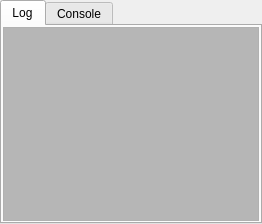
  <widget class="QDockWidget" name="dockWidget_6">
   <property name="features">
    <set>QDockWidget::NoDockWidgetFeatures</set>
   </property>
   <property name="windowTitle">
    <string>Info</string>
   </property>
   <attribute name="dockWidgetArea">
    <number>8</number>
   </attribute>
   <widget class="QWidget" name="dockWidgetContents_6">
    <layout class="QVBoxLayout" name="verticalLayout_5">
     <property name="spacing">
      <number>0</number>
     </property>
     <property name="leftMargin">
      <number>0</number>
     </property>
     <property name="topMargin">
      <number>0</number>
     </property>
     <property name="rightMargin">
      <number>0</number>
     </property>
     <property name="bottomMargin">
      <number>0</number>
     </property>
     <item>
      <widget class="QTabWidget" name="tabWidget_3">
       <property name="currentIndex">
        <number>0</number>
       </property>
       <widget class="QWidget" name="tab_3">
        <attribute name="title">
         <string>Log</string>
        </attribute>
        <layout class="QVBoxLayout" name="verticalLayout_24">
         <property name="spacing">
          <number>1</number>
         </property>
         <property name="leftMargin">
          <number>1</number>
         </property>
         <property name="topMargin">
          <number>1</number>
         </property>
         <property name="rightMargin">
          <number>1</number>
         </property>
         <property name="bottomMargin">
          <number>1</number>
         </property>
         <item>
          <widget class="QTextEdit" name="logWindow">
           <property name="minimumSize">
            <size>
             <width>0</width>
             <height>90</height>
            </size>
           </property>
           <property name="maximumSize">
            <size>
             <width>16777215</width>
             <height>16777215</height>
            </size>
           </property>
           <property name="palette">
            <palette>
             <active>
              <colorrole role="WindowText">
               <brush brushstyle="SolidPattern">
                <color alpha="255">
                 <red>0</red>
                 <green>0</green>
                 <blue>0</blue>
                </color>
               </brush>
              </colorrole>
              <colorrole role="Button">
               <brush brushstyle="SolidPattern">
                <color alpha="255">
                 <red>230</red>
                 <green>230</green>
                 <blue>230</blue>
                </color>
               </brush>
              </colorrole>
              <colorrole role="Light">
               <brush brushstyle="SolidPattern">
                <color alpha="255">
                 <red>223</red>
                 <green>223</green>
                 <blue>223</blue>
                </color>
               </brush>
              </colorrole>
              <colorrole role="Midlight">
               <brush brushstyle="SolidPattern">
                <color alpha="255">
                 <red>242</red>
                 <green>242</green>
                 <blue>242</blue>
                </color>
               </brush>
              </colorrole>
              <colorrole role="Dark">
               <brush brushstyle="SolidPattern">
                <color alpha="255">
                 <red>115</red>
                 <green>115</green>
                 <blue>115</blue>
                </color>
               </brush>
              </colorrole>
              <colorrole role="Mid">
               <brush brushstyle="SolidPattern">
                <color alpha="255">
                 <red>168</red>
                 <green>168</green>
                 <blue>168</blue>
                </color>
               </brush>
              </colorrole>
              <colorrole role="Text">
               <brush brushstyle="SolidPattern">
                <color alpha="255">
                 <red>0</red>
                 <green>0</green>
                 <blue>0</blue>
                </color>
               </brush>
              </colorrole>
              <colorrole role="BrightText">
               <brush brushstyle="SolidPattern">
                <color alpha="255">
                 <red>220</red>
                 <green>220</green>
                 <blue>220</blue>
                </color>
               </brush>
              </colorrole>
              <colorrole role="ButtonText">
               <brush brushstyle="SolidPattern">
                <color alpha="255">
                 <red>0</red>
                 <green>0</green>
                 <blue>0</blue>
                </color>
               </brush>
              </colorrole>
              <colorrole role="Base">
               <brush brushstyle="SolidPattern">
                <color alpha="255">
                 <red>182</red>
                 <green>182</green>
                 <blue>182</blue>
                </color>
               </brush>
              </colorrole>
              <colorrole role="Window">
               <brush brushstyle="SolidPattern">
                <color alpha="255">
                 <red>230</red>
                 <green>230</green>
                 <blue>230</blue>
                </color>
               </brush>
              </colorrole>
              <colorrole role="Shadow">
               <brush brushstyle="SolidPattern">
                <color alpha="255">
                 <red>0</red>
                 <green>0</green>
                 <blue>0</blue>
                </color>
               </brush>
              </colorrole>
              <colorrole role="HighlightedText">
               <brush brushstyle="SolidPattern">
                <color alpha="255">
                 <red>213</red>
                 <green>213</green>
                 <blue>213</blue>
                </color>
               </brush>
              </colorrole>
              <colorrole role="AlternateBase">
               <brush brushstyle="SolidPattern">
                <color alpha="255">
                 <red>242</red>
                 <green>242</green>
                 <blue>242</blue>
                </color>
               </brush>
              </colorrole>
              <colorrole role="NoRole">
               <brush brushstyle="SolidPattern">
                <color alpha="255">
                 <red>238</red>
                 <green>238</green>
                 <blue>238</blue>
                </color>
               </brush>
              </colorrole>
              <colorrole role="ToolTipBase">
               <brush brushstyle="SolidPattern">
                <color alpha="255">
                 <red>255</red>
                 <green>255</green>
                 <blue>220</blue>
                </color>
               </brush>
              </colorrole>
              <colorrole role="ToolTipText">
               <brush brushstyle="SolidPattern">
                <color alpha="255">
                 <red>0</red>
                 <green>0</green>
                 <blue>0</blue>
                </color>
               </brush>
              </colorrole>
             </active>
             <inactive>
              <colorrole role="WindowText">
               <brush brushstyle="SolidPattern">
                <color alpha="255">
                 <red>0</red>
                 <green>0</green>
                 <blue>0</blue>
                </color>
               </brush>
              </colorrole>
              <colorrole role="Button">
               <brush brushstyle="SolidPattern">
                <color alpha="255">
                 <red>230</red>
                 <green>230</green>
                 <blue>230</blue>
                </color>
               </brush>
              </colorrole>
              <colorrole role="Light">
               <brush brushstyle="SolidPattern">
                <color alpha="255">
                 <red>223</red>
                 <green>223</green>
                 <blue>223</blue>
                </color>
               </brush>
              </colorrole>
              <colorrole role="Midlight">
               <brush brushstyle="SolidPattern">
                <color alpha="255">
                 <red>242</red>
                 <green>242</green>
                 <blue>242</blue>
                </color>
               </brush>
              </colorrole>
              <colorrole role="Dark">
               <brush brushstyle="SolidPattern">
                <color alpha="255">
                 <red>115</red>
                 <green>115</green>
                 <blue>115</blue>
                </color>
               </brush>
              </colorrole>
              <colorrole role="Mid">
               <brush brushstyle="SolidPattern">
                <color alpha="255">
                 <red>168</red>
                 <green>168</green>
                 <blue>168</blue>
                </color>
               </brush>
              </colorrole>
              <colorrole role="Text">
               <brush brushstyle="SolidPattern">
                <color alpha="255">
                 <red>0</red>
                 <green>0</green>
                 <blue>0</blue>
                </color>
               </brush>
              </colorrole>
              <colorrole role="BrightText">
               <brush brushstyle="SolidPattern">
                <color alpha="255">
                 <red>220</red>
                 <green>220</green>
                 <blue>220</blue>
                </color>
               </brush>
              </colorrole>
              <colorrole role="ButtonText">
               <brush brushstyle="SolidPattern">
                <color alpha="255">
                 <red>0</red>
                 <green>0</green>
                 <blue>0</blue>
                </color>
               </brush>
              </colorrole>
              <colorrole role="Base">
               <brush brushstyle="SolidPattern">
                <color alpha="255">
                 <red>182</red>
                 <green>182</green>
                 <blue>182</blue>
                </color>
               </brush>
              </colorrole>
              <colorrole role="Window">
               <brush brushstyle="SolidPattern">
                <color alpha="255">
                 <red>230</red>
                 <green>230</green>
                 <blue>230</blue>
                </color>
               </brush>
              </colorrole>
              <colorrole role="Shadow">
               <brush brushstyle="SolidPattern">
                <color alpha="255">
                 <red>0</red>
                 <green>0</green>
                 <blue>0</blue>
                </color>
               </brush>
              </colorrole>
              <colorrole role="HighlightedText">
               <brush brushstyle="SolidPattern">
                <color alpha="255">
                 <red>213</red>
                 <green>213</green>
                 <blue>213</blue>
                </color>
               </brush>
              </colorrole>
              <colorrole role="AlternateBase">
               <brush brushstyle="SolidPattern">
                <color alpha="255">
                 <red>242</red>
                 <green>242</green>
                 <blue>242</blue>
                </color>
               </brush>
              </colorrole>
              <colorrole role="NoRole">
               <brush brushstyle="SolidPattern">
                <color alpha="255">
                 <red>238</red>
                 <green>238</green>
                 <blue>238</blue>
                </color>
               </brush>
              </colorrole>
              <colorrole role="ToolTipBase">
               <brush brushstyle="SolidPattern">
                <color alpha="255">
                 <red>255</red>
                 <green>255</green>
                 <blue>220</blue>
                </color>
               </brush>
              </colorrole>
              <colorrole role="ToolTipText">
               <brush brushstyle="SolidPattern">
                <color alpha="255">
                 <red>0</red>
                 <green>0</green>
                 <blue>0</blue>
                </color>
               </brush>
              </colorrole>
             </inactive>
             <disabled>
              <colorrole role="WindowText">
               <brush brushstyle="SolidPattern">
                <color alpha="255">
                 <red>115</red>
                 <green>115</green>
                 <blue>115</blue>
                </color>
               </brush>
              </colorrole>
              <colorrole role="Button">
               <brush brushstyle="SolidPattern">
                <color alpha="255">
                 <red>230</red>
                 <green>230</green>
                 <blue>230</blue>
                </color>
               </brush>
              </colorrole>
              <colorrole role="Light">
               <brush brushstyle="SolidPattern">
                <color alpha="255">
                 <red>223</red>
                 <green>223</green>
                 <blue>223</blue>
                </color>
               </brush>
              </colorrole>
              <colorrole role="Midlight">
               <brush brushstyle="SolidPattern">
                <color alpha="255">
                 <red>242</red>
                 <green>242</green>
                 <blue>242</blue>
                </color>
               </brush>
              </colorrole>
              <colorrole role="Dark">
               <brush brushstyle="SolidPattern">
                <color alpha="255">
                 <red>115</red>
                 <green>115</green>
                 <blue>115</blue>
                </color>
               </brush>
              </colorrole>
              <colorrole role="Mid">
               <brush brushstyle="SolidPattern">
                <color alpha="255">
                 <red>168</red>
                 <green>168</green>
                 <blue>168</blue>
                </color>
               </brush>
              </colorrole>
              <colorrole role="Text">
               <brush brushstyle="SolidPattern">
                <color alpha="255">
                 <red>115</red>
                 <green>115</green>
                 <blue>115</blue>
                </color>
               </brush>
              </colorrole>
              <colorrole role="BrightText">
               <brush brushstyle="SolidPattern">
                <color alpha="255">
                 <red>220</red>
                 <green>220</green>
                 <blue>220</blue>
                </color>
               </brush>
              </colorrole>
              <colorrole role="ButtonText">
               <brush brushstyle="SolidPattern">
                <color alpha="255">
                 <red>115</red>
                 <green>115</green>
                 <blue>115</blue>
                </color>
               </brush>
              </colorrole>
              <colorrole role="Base">
               <brush brushstyle="SolidPattern">
                <color alpha="255">
                 <red>230</red>
                 <green>230</green>
                 <blue>230</blue>
                </color>
               </brush>
              </colorrole>
              <colorrole role="Window">
               <brush brushstyle="SolidPattern">
                <color alpha="255">
                 <red>230</red>
                 <green>230</green>
                 <blue>230</blue>
                </color>
               </brush>
              </colorrole>
              <colorrole role="Shadow">
               <brush brushstyle="SolidPattern">
                <color alpha="255">
                 <red>0</red>
                 <green>0</green>
                 <blue>0</blue>
                </color>
               </brush>
              </colorrole>
              <colorrole role="HighlightedText">
               <brush brushstyle="SolidPattern">
                <color alpha="255">
                 <red>213</red>
                 <green>213</green>
                 <blue>213</blue>
                </color>
               </brush>
              </colorrole>
              <colorrole role="AlternateBase">
               <brush brushstyle="SolidPattern">
                <color alpha="255">
                 <red>230</red>
                 <green>230</green>
                 <blue>230</blue>
                </color>
               </brush>
              </colorrole>
              <colorrole role="NoRole">
               <brush brushstyle="SolidPattern">
                <color alpha="255">
                 <red>238</red>
                 <green>238</green>
                 <blue>238</blue>
                </color>
               </brush>
              </colorrole>
              <colorrole role="ToolTipBase">
               <brush brushstyle="SolidPattern">
                <color alpha="255">
                 <red>255</red>
                 <green>255</green>
                 <blue>220</blue>
                </color>
               </brush>
              </colorrole>
              <colorrole role="ToolTipText">
               <brush brushstyle="SolidPattern">
                <color alpha="255">
                 <red>0</red>
                 <green>0</green>
                 <blue>0</blue>
                </color>
               </brush>
              </colorrole>
             </disabled>
            </palette>
           </property>
           <property name="autoFillBackground">
            <bool>true</bool>
           </property>
           <property name="readOnly">
            <bool>true</bool>
           </property>
          </widget>
         </item>
        </layout>
       </widget>
       <widget class="QWidget" name="tab_7">
        <attribute name="title">
         <string>Console</string>
        </attribute>
        <layout class="QVBoxLayout" name="pyconsole_layout">
         <property name="spacing">
          <number>0</number>
         </property>
         <property name="leftMargin">
          <number>0</number>
         </property>
         <property name="topMargin">
          <number>0</number>
         </property>
         <property name="rightMargin">
          <number>0</number>
         </property>
         <property name="bottomMargin">
          <number>0</number>
         </property>
         <item>
          <widget class="QFrame" name="frame_6">
           <property name="frameShape">
            <enum>QFrame::StyledPanel</enum>
           </property>
           <property name="frameShadow">
            <enum>QFrame::Raised</enum>
           </property>
          </widget>
         </item>
        </layout>
       </widget>
      </widget>
     </item>
    </layout>
   </widget>
  </widget>
